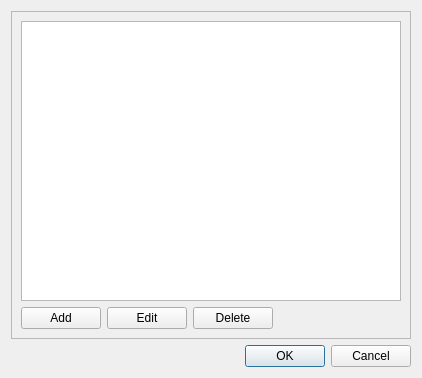
<?xml version="1.0" encoding="UTF-8"?>
<ui version="4.0">
 <class>VariableListDialog</class>
 <widget class="QDialog" name="VariableListDialog">
  <property name="geometry">
   <rect>
    <x>0</x>
    <y>0</y>
    <width>422</width>
    <height>378</height>
   </rect>
  </property>
  <property name="windowTitle">
   <string>Edit Variables</string>
  </property>
  <layout class="QVBoxLayout" name="verticalLayout">
   <item>
    <layout class="QGridLayout" name="gridLayout">
     <item row="2" column="0">
      <widget class="QDialogButtonBox" name="buttonBox">
       <property name="standardButtons">
        <set>QDialogButtonBox::Cancel|QDialogButtonBox::Ok</set>
       </property>
      </widget>
     </item>
     <item row="1" column="0">
      <widget class="QFrame" name="frame">
       <property name="frameShape">
        <enum>QFrame::StyledPanel</enum>
       </property>
       <property name="frameShadow">
        <enum>QFrame::Raised</enum>
       </property>
       <layout class="QVBoxLayout" name="verticalLayout_2">
        <item>
         <layout class="QGridLayout" name="gridLayout_2">
          <item row="1" column="2">
           <widget class="QPushButton" name="buttonDelete">
            <property name="text">
             <string>Delete</string>
            </property>
           </widget>
          </item>
          <item row="1" column="3">
           <spacer name="horizontalSpacer">
            <property name="orientation">
             <enum>Qt::Horizontal</enum>
            </property>
            <property name="sizeHint" stdset="0">
             <size>
              <width>40</width>
              <height>20</height>
             </size>
            </property>
           </spacer>
          </item>
          <item row="1" column="1">
           <widget class="QPushButton" name="buttonEdit">
            <property name="text">
             <string>Edit</string>
            </property>
           </widget>
          </item>
          <item row="1" column="0">
           <widget class="QPushButton" name="buttonAdd">
            <property name="text">
             <string>Add</string>
            </property>
           </widget>
          </item>
          <item row="0" column="0" colspan="4">
           <widget class="QTableView" name="listVariables">
            <property name="selectionMode">
             <enum>QAbstractItemView::SingleSelection</enum>
            </property>
            <property name="selectionBehavior">
             <enum>QAbstractItemView::SelectRows</enum>
            </property>
           </widget>
          </item>
         </layout>
        </item>
       </layout>
      </widget>
     </item>
    </layout>
   </item>
  </layout>
 </widget>
 <resources/>
 <connections/>
</ui>
